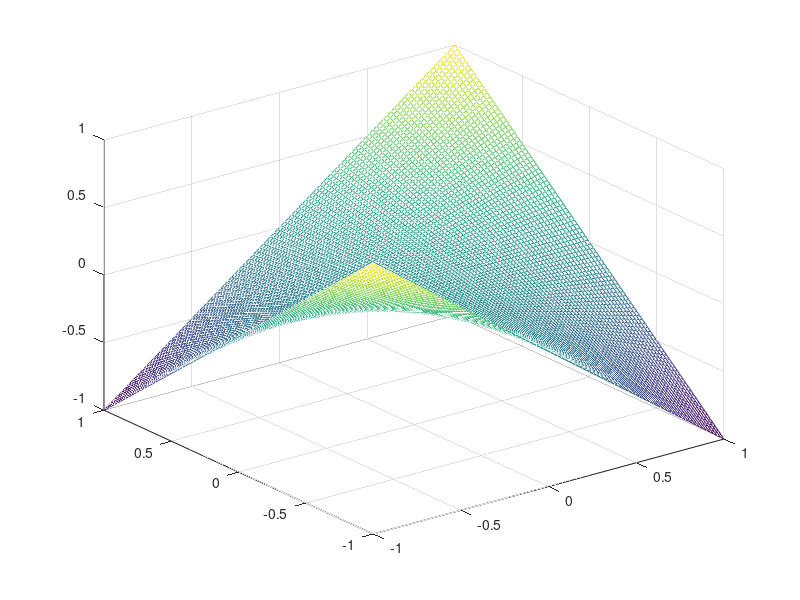

The MATLAB source for this figure: (Note: this script raises an error after producing the figure.)
function r = saddleS()
    % Define the values for the square
    x =linspace(-1,1);
    y = x;
    % Plot the figure and save it
    figure;
    [xx,yy]=meshgrid(x,y);
    z=xx.*yy;
    mesh(x,y,z);
    ax=gca;
    ax.XAxisLocation = 'origin';
    ax.YAxisLocation = 'origin';
    set(gca,'fontsize',14);
    saveas(gca, 'saddleS.jpg');